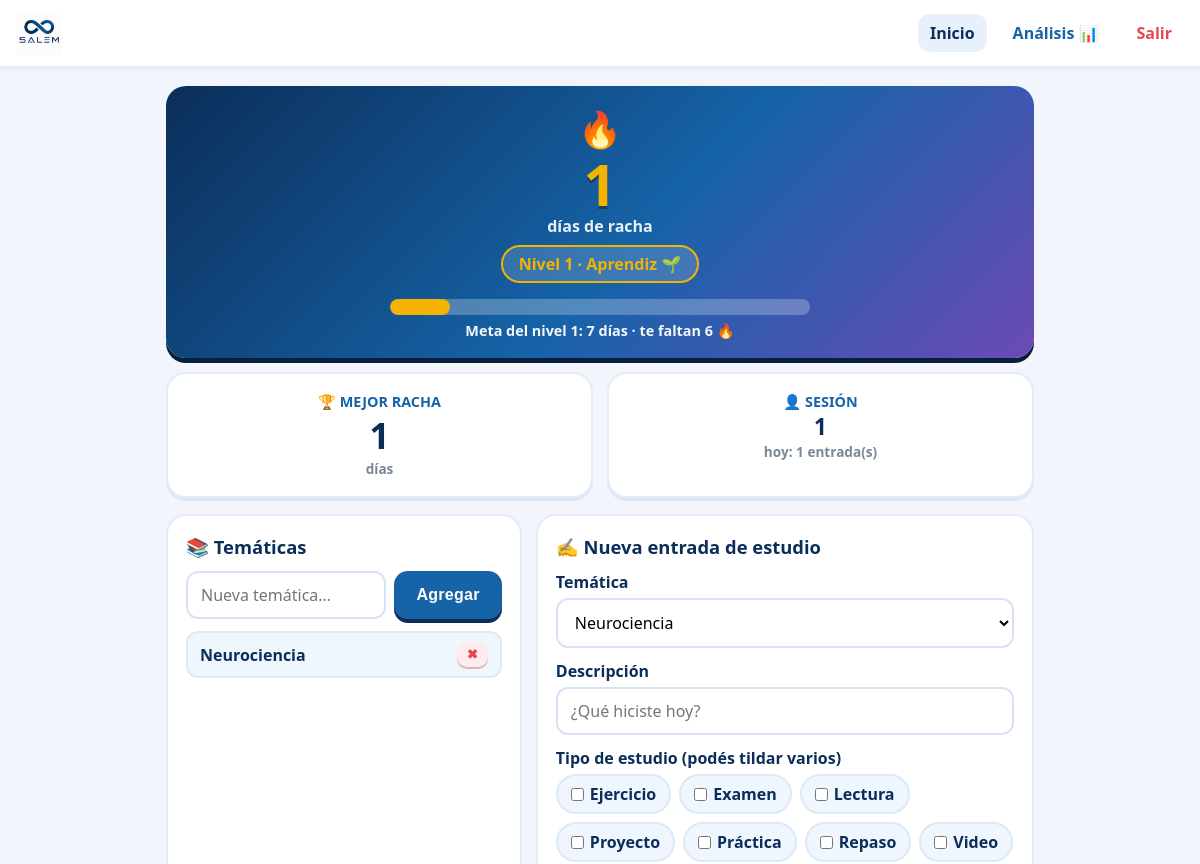
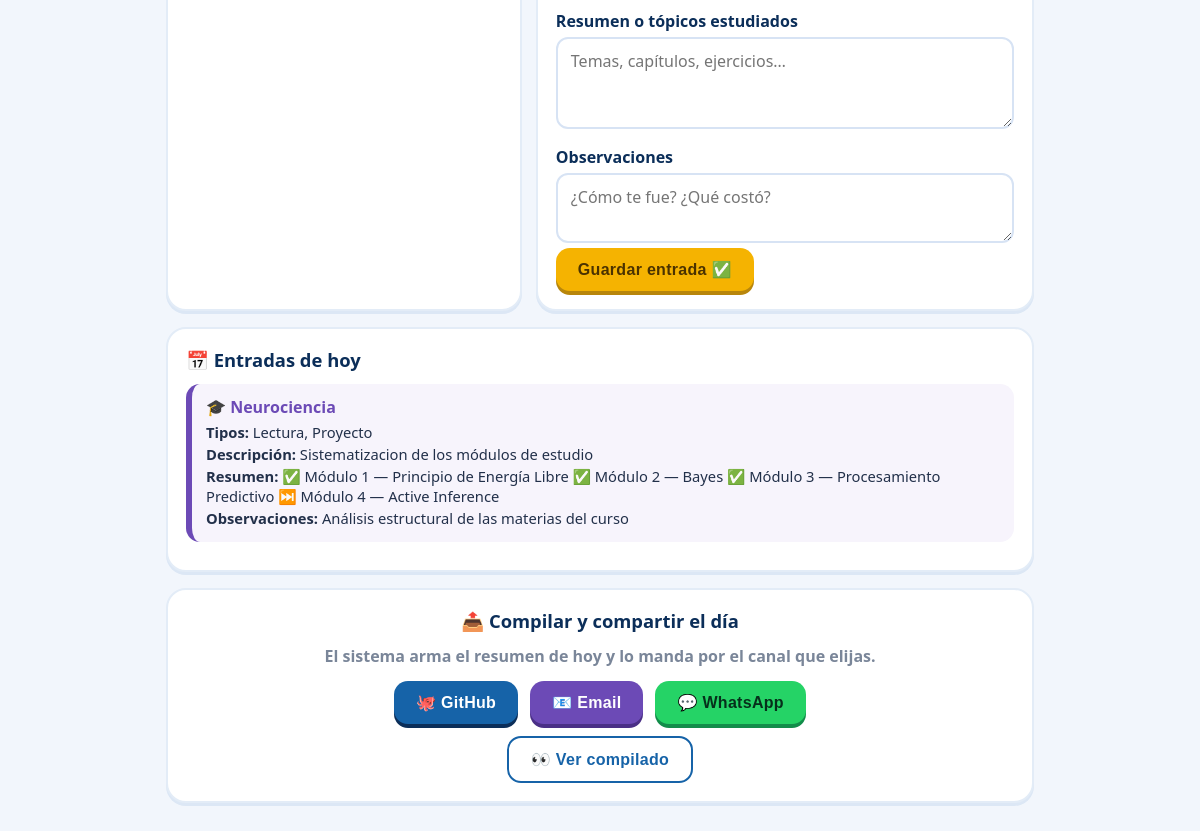
The page / (signed in) on the database as committed earlier (2 pictures, top to bottom).
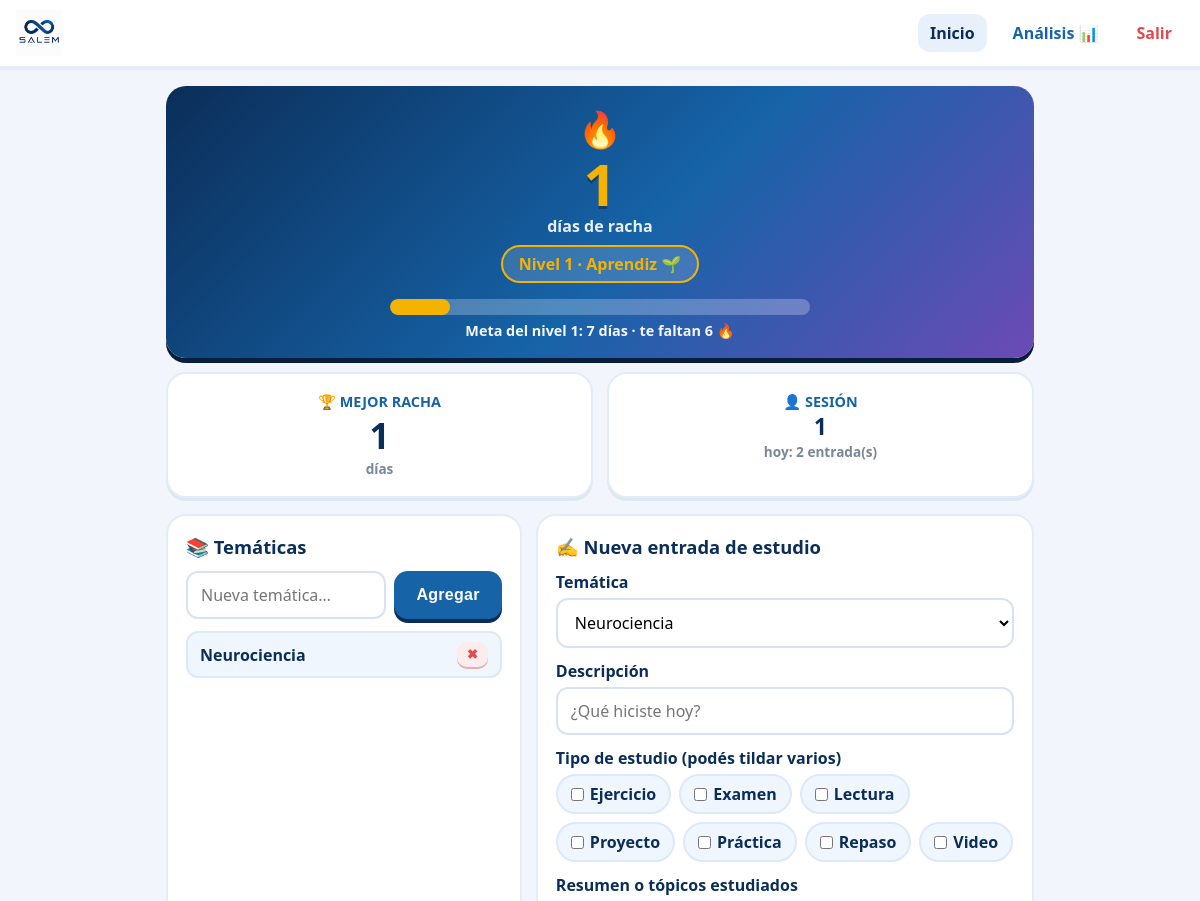
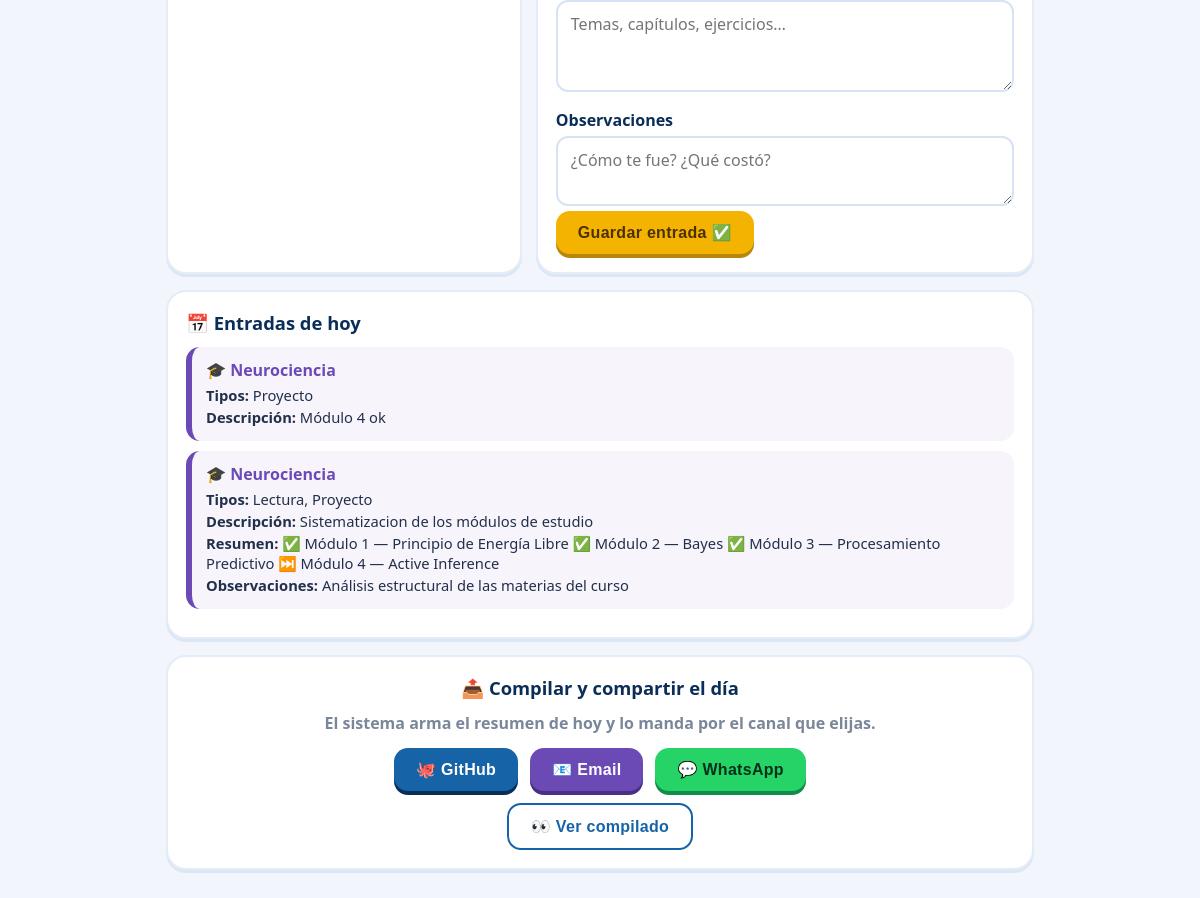
The same page on the database as committed later (2 pictures, top to bottom).
### tables this page shows
CREATE TABLE tematicas (
            id INTEGER PRIMARY KEY AUTOINCREMENT,
            nombre TEXT UNIQUE NOT NULL,
            fecha_creacion TIMESTAMP DEFAULT CURRENT_TIMESTAMP,
            activa INTEGER DEFAULT 1
        );

CREATE TABLE tipos_estudio (
            id INTEGER PRIMARY KEY AUTOINCREMENT,
            nombre TEXT UNIQUE NOT NULL
        );

CREATE TABLE entradas (
            id INTEGER PRIMARY KEY AUTOINCREMENT,
            fecha DATE NOT NULL,
            tematica_id INTEGER NOT NULL,
            descripcion TEXT,
            resumen TEXT,
            observaciones TEXT,
            fecha_creacion TIMESTAMP DEFAULT CURRENT_TIMESTAMP, hash TEXT, hash_previo TEXT, firma TEXT,
            FOREIGN KEY (tematica_id) REFERENCES tematicas (id)
        );

### server.py (the view)
@app.route('/')
@login_requerido
def index():
    return render_template('index.html',
                           config=logica.obtener_configuracion(),
                           tematicas=logica.obtener_tematicas(),
                           tipos=logica.obtener_tipos_estudio(),
                           entradas_hoy=logica.obtener_entradas_hoy(),
                           usuario=session['usuario'])

### logica.py (called while the page is built)
def obtener_conexion():
    conn = sqlite3.connect('database.db')
    conn.row_factory = sqlite3.Row
    return conn

def obtener_tematicas():
    conn = obtener_conexion()
    cursor = conn.cursor()
    cursor.execute('SELECT * FROM tematicas WHERE activa = 1 ORDER BY nombre')
    tematicas = cursor.fetchall()
    conn.close()
    return [dict(t) for t in tematicas]

def obtener_tipos_estudio():
    conn = obtener_conexion()
    cursor = conn.cursor()
    cursor.execute('SELECT * FROM tipos_estudio ORDER BY nombre')
    tipos = cursor.fetchall()
    conn.close()
    return [dict(t) for t in tipos]

def obtener_entradas_hoy():
    hoy = datetime.now().strftime('%Y-%m-%d')
    conn = obtener_conexion()
    cursor = conn.cursor()
    cursor.execute('''
        SELECT e.*, t.nombre as tematica_nombre,
               GROUP_CONCAT(te.nombre, ', ') as tipos_nombres
        FROM entradas e
        JOIN tematicas t ON e.tematica_id = t.id
        LEFT JOIN entrada_tipos et ON e.id = et.entrada_id
        LEFT JOIN tipos_estudio te ON et.tipo_id = te.id
        WHERE e.fecha = ?
        GROUP BY e.id
        ORDER BY e.fecha_creacion DESC
    ''', (hoy,))
    entradas = cursor.fetchall()
    conn.close()
    return [dict(e) for e in entradas]

def obtener_configuracion():
    conn = obtener_conexion()
    cursor = conn.cursor()
    cursor.execute('SELECT clave, valor FROM configuracion')
    config = {row['clave']: row['valor'] for row in cursor.fetchall()}
    conn.close()
    return config

### server.py (called while the page is built)
def login_requerido(funcion):
    @wraps(funcion)
    def envoltura(*args, **kwargs):
        if 'usuario' not in session:
            return redirect(url_for('login'))
        return funcion(*args, **kwargs)
    return envoltura

### templates/index.html (shortened to what this page needs)
<!DOCTYPE html>
<html lang="es">
<head>
  <link rel="stylesheet" href="/static/style.css">
</head>
<body data-racha="{{ config.get('racha_actual', '0') }}"
      data-mejor="{{ config.get('mejor_racha', '0') }}">
  <header class="header">
    <img src="/static/salem-logo.png" alt="Logo SALEM">
    <a href="/" class="link-nav activo">Inicio</a>
    <a href="/analisis" class="link-nav">Análisis 📊</a>
    <a href="/logout" class="link-nav salir">Salir</a>
  </header>
  <section class="zona-racha">
    <div class="tarjeta tarjeta-racha">
      <div class="fuego">🔥</div>
      <div class="numero-racha" id="numero-racha">0</div>
      <div class="texto-racha">días de racha</div>
      <div class="insignia-nivel" id="insignia-nivel">Nivel 1 · Aprendiz 🌱</div>
      <div class="barra-progreso"><div class="relleno-progreso" id="relleno-progreso"></div></div>
      <div class="texto-progreso" id="texto-progreso"></div>
    </div>
    <div class="tarjeta tarjeta-mini">
      <div class="mini-titulo">🏆 MEJOR RACHA</div>
      <div class="mini-numero" id="mejor-racha">0</div>
      <div class="mini-detalle">días</div>
    </div>
    <div class="tarjeta tarjeta-mini">
      <div class="mini-titulo">👤 SESIÓN</div>
      <div class="mini-numero chico">{{ usuario }}</div>
      <div class="mini-detalle">hoy: {{ entradas_hoy|length }} entrada(s)</div>
    </div>
  </section>
  <section class="zona-control">
    <div class="tarjeta">
      <h2>📚 Temáticas</h2>
      <form id="form-tematica" class="fila-form">
        <input type="text" id="nueva-tematica" placeholder="Nueva temática…" required>
        <button class="boton" type="submit">Agregar</button>
      </form>
      <ul class="lista-tematicas">
        {% for t in tematicas %}
        <li>
          <span>{{ t.nombre }}</span>
          <button class="boton-chico boton-borrar" data-id="{{ t.id }}" title="Desactivar">✖</button>
        </li>
        {% endfor %}
      </ul>
    </div>
    <div class="tarjeta">
      <h2>✍️ Nueva entrada de estudio</h2>
      <form id="form-entrada">
        <label>Temática</label>
        <select id="entrada-tematica" required>
          {% for t in tematicas %}
          <option value="{{ t.id }}">{{ t.nombre }}</option>
          {% endfor %}
        </select>
        <label>Descripción</label>
        <input type="text" id="entrada-descripcion" placeholder="¿Qué hiciste hoy?" required>
        <label>Tipo de estudio (podés tildar varios)</label>
        <div class="caja-tipos" id="caja-tipos">
          {% for tipo in tipos %}
          <label class="chip">
            <input type="checkbox" value="{{ tipo.id }}"> {{ tipo.nombre }}
          </label>
          {% endfor %}
        </div>
        <label>Resumen o tópicos estudiados</label>
        <textarea id="entrada-resumen" rows="3" placeholder="Temas, capítulos, ejercicios…"></textarea>
        <label>Observaciones</label>
        <textarea id="entrada-observaciones" rows="2" placeholder="¿Cómo te fue? ¿Qué costó?"></textarea>
        <button class="boton boton-dorado" type="submit">Guardar entrada ✅</button>
      </form>
    </div>
  </section>
  <section class="zona-hoy">
    <div class="tarjeta">
      <h2>📅 Entradas de hoy</h2>
      {% if entradas_hoy %}
        {% for e in entradas_hoy %}
        <div class="entrada-hoy">
          <div class="entrada-titulo">🎓 {{ e.tematica_nombre }}</div>
          <div class="entrada-dato"><strong>Tipos:</strong> {{ e.tipos_nombres or '—' }}</div>
          {% if e.descripcion %}<div class="entrada-dato"><strong>Descripción:</strong> {{ e.descripcion }}</div>{% endif %}
          {% if e.resumen %}<div class="entrada-dato"><strong>Resumen:</strong> {{ e.resumen }}</div>{% endif %}
          {% if e.observaciones %}<div class="entrada-dato"><strong>Observaciones:</strong> {{ e.observaciones }}</div>{% endif %}
        </div>
        {% endfor %}
      {% else %}
        <p class="vacio">Todavía no registraste nada hoy. ¡Tu primera entrada enciende la racha! 🔥</p>
      {% endif %}
    </div>
  </section>
  <section class="zona-compartir">
    <div class="tarjeta tarjeta-compartir">
      <h2>📤 Compilar y compartir el día</h2>
      <p class="ayuda">El sistema arma el resumen de hoy y lo manda por el canal que elijas.</p>
      <div class="fila-botones">
        <button class="boton" id="btn-github">🐙 GitHub</button>
        <button class="boton boton-violeta" id="btn-email">📧 Email</button>
        <button class="boton boton-verde" id="btn-whatsapp">💬 WhatsApp</button>
      </div>
      <button class="boton boton-suave" id="btn-ver-compilado">👀 Ver compilado</button>
    </div>
  </section>
</body>
</html>

Rows that differ between the two databases and show on the page:
added entradas: tematica_nombre "Neurociencia", tipos_nombres "Proyecto", descripcion "Módulo 4 ok"
Other text that changed with them:
{{ entradas_hoy|length }}: "1" → "2"
